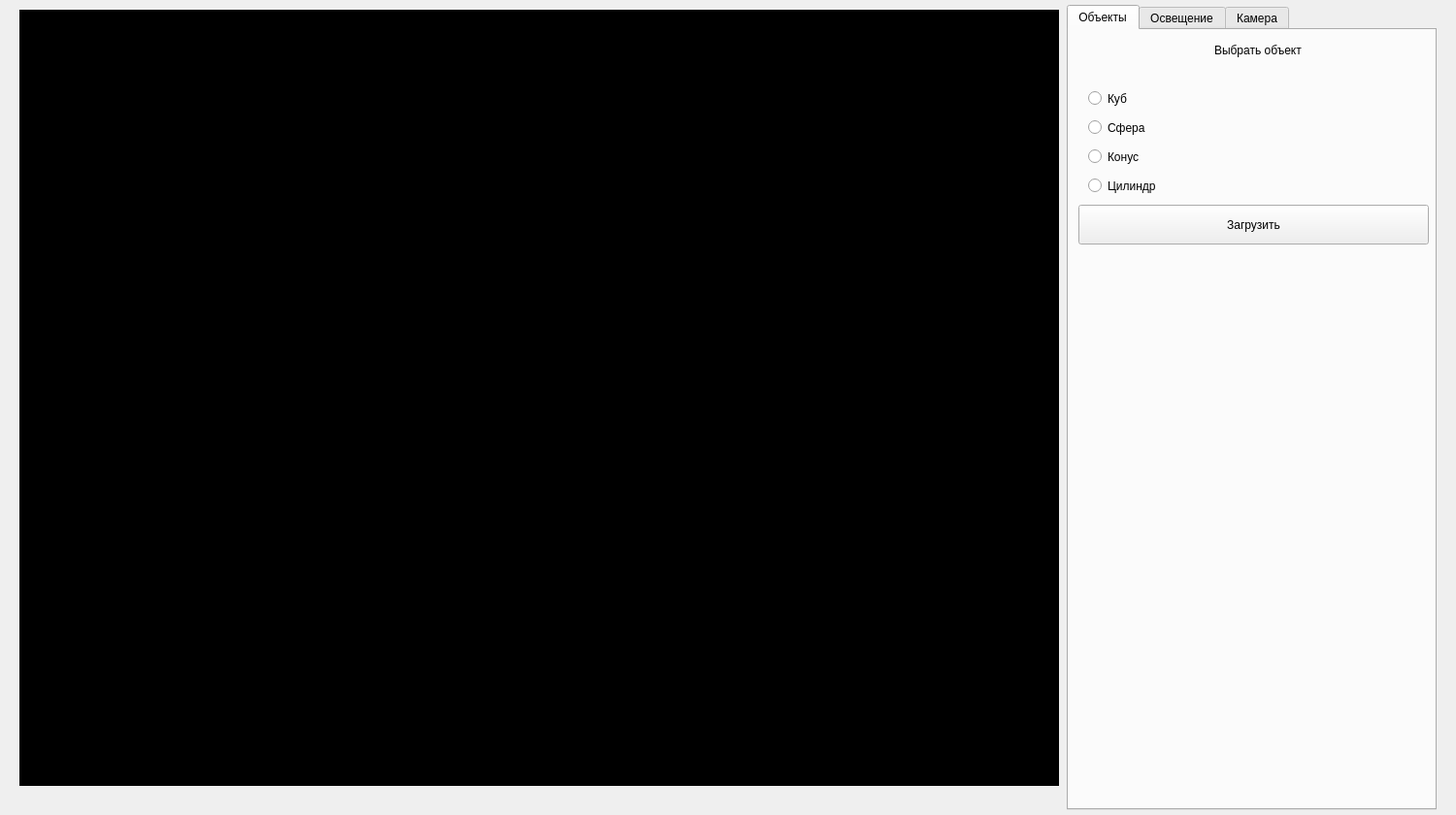
<?xml version="1.0" encoding="UTF-8"?>
<ui version="4.0">
 <class>MainWindow</class>
 <widget class="QMainWindow" name="MainWindow">
  <property name="enabled">
   <bool>true</bool>
  </property>
  <property name="geometry">
   <rect>
    <x>0</x>
    <y>0</y>
    <width>1500</width>
    <height>840</height>
   </rect>
  </property>
  <property name="windowTitle">
   <string>Курсовой проект Барченко ИУ7-56Б</string>
  </property>
  <widget class="QWidget" name="centralwidget">
   <widget class="QTabWidget" name="tabWidget">
    <property name="geometry">
     <rect>
      <x>1099</x>
      <y>5</y>
      <width>381</width>
      <height>830</height>
     </rect>
    </property>
    <property name="tabShape">
     <enum>QTabWidget::Rounded</enum>
    </property>
    <property name="currentIndex">
     <number>0</number>
    </property>
    <widget class="QWidget" name="tab_1">
     <property name="enabled">
      <bool>true</bool>
     </property>
     <attribute name="title">
      <string>Объекты</string>
     </attribute>
     <widget class="QRadioButton" name="CubeRButton">
      <property name="geometry">
       <rect>
        <x>20</x>
        <y>60</y>
        <width>251</width>
        <height>21</height>
       </rect>
      </property>
      <property name="styleSheet">
       <string notr="true">font: 16pt &quot;.AppleSystemUIFont&quot;;</string>
      </property>
      <property name="text">
       <string>Куб</string>
      </property>
     </widget>
     <widget class="QLabel" name="label_choose_obj">
      <property name="geometry">
       <rect>
        <x>150</x>
        <y>10</y>
        <width>141</width>
        <height>21</height>
       </rect>
      </property>
      <property name="styleSheet">
       <string notr="true">font: 18pt &quot;.AppleSystemUIFont&quot;;</string>
      </property>
      <property name="text">
       <string>Выбрать объект</string>
      </property>
     </widget>
     <widget class="QRadioButton" name="SphereRButton">
      <property name="geometry">
       <rect>
        <x>20</x>
        <y>90</y>
        <width>251</width>
        <height>21</height>
       </rect>
      </property>
      <property name="styleSheet">
       <string notr="true">font: 16pt &quot;.AppleSystemUIFont&quot;;</string>
      </property>
      <property name="text">
       <string>Сфера</string>
      </property>
     </widget>
     <widget class="QRadioButton" name="CylinderRButton">
      <property name="geometry">
       <rect>
        <x>20</x>
        <y>150</y>
        <width>251</width>
        <height>21</height>
       </rect>
      </property>
      <property name="styleSheet">
       <string notr="true">font: 16pt &quot;.AppleSystemUIFont&quot;;</string>
      </property>
      <property name="text">
       <string>Цилиндр</string>
      </property>
     </widget>
     <widget class="QRadioButton" name="ConeRButton">
      <property name="geometry">
       <rect>
        <x>20</x>
        <y>120</y>
        <width>251</width>
        <height>21</height>
       </rect>
      </property>
      <property name="styleSheet">
       <string notr="true">font: 16pt &quot;.AppleSystemUIFont&quot;;</string>
      </property>
      <property name="text">
       <string>Конус</string>
      </property>
     </widget>
     <widget class="QPushButton" name="LoadObjButton">
      <property name="geometry">
       <rect>
        <x>10</x>
        <y>180</y>
        <width>361</width>
        <height>41</height>
       </rect>
      </property>
      <property name="styleSheet">
       <string notr="true">font: 16pt &quot;.AppleSystemUIFont&quot;;</string>
      </property>
      <property name="text">
       <string>Загрузить</string>
      </property>
     </widget>
    </widget>
    <widget class="QWidget" name="tab_2">
     <attribute name="title">
      <string>Освещение</string>
     </attribute>
    </widget>
    <widget class="QWidget" name="tab_3">
     <attribute name="title">
      <string>Камера</string>
     </attribute>
    </widget>
   </widget>
   <widget class="QGraphicsView" name="graphicsView">
    <property name="geometry">
     <rect>
      <x>20</x>
      <y>10</y>
      <width>1071</width>
      <height>800</height>
     </rect>
    </property>
    <property name="styleSheet">
     <string notr="true">background-color:rgb(0, 0, 0)</string>
    </property>
   </widget>
  </widget>
 </widget>
 <resources/>
 <connections/>
</ui>
